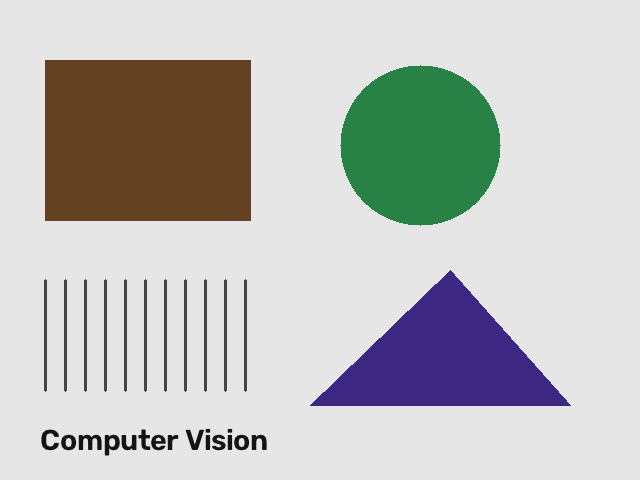
#> input picture data/task5.png, 640 x 480 px, found by its file name
$ python task5.py
#> lines starting #> are read from the running program, lines starting #| are printed output that depends on the picture; after the words box and inside, x2 and y2 are one past the last pixel; in counts of white or black regions, pixels touching at a corner belong together
"""Task 5 (10–20 min): Shi–Tomasi corners.
Why is a corner easier to locate again than a flat patch or a straight edge?
"""
import cv2


def open_image(image_path):
    image = cv2.imread(image_path)
    if image is None:
        raise FileNotFoundError(f"Could not open {image_path}. Run from the repository root.")
    return image


def find_corners(gray_image):
    return cv2.goodFeaturesToTrack(gray_image, maxCorners=100, qualityLevel=0.01, minDistance=10)


def draw_corners(image, corners):
    result = image.copy()
    if corners is None:
        return result
    # OpenCV returns shape (N, 1, 2). This loop supplies integer (x, y).
    for point in corners:
        x, y = map(int, point.ravel())
        cv2.circle(result, (x, y), 4, (0, 255, 0), -1)
    return result


def show_image(name, image):
    # Window setup is supplied so large images fit on the screen.
    cv2.namedWindow(name, cv2.WINDOW_NORMAL)
    height, width = image.shape[:2]
    scale = min(900 / width, 600 / height, 1.0)
    cv2.resizeWindow(name, int(width * scale), int(height * scale))
    cv2.imshow(name, image)


def main():
    image = open_image("data/task5.png")
#> in open_image, image is the input picture: shape (480, 640, 3); mean B, G, R 189.4, 191.4, 190.4
    gray = cv2.cvtColor(image, cv2.COLOR_BGR2GRAY)
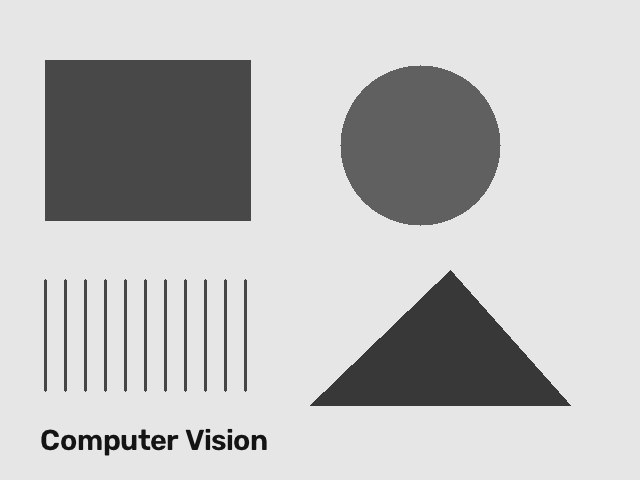
#> gray: shape (480, 640); min 20, max 230, mean 190.8
    corners = find_corners(gray)
#> corners = 100 rows, first 8: [164, 446], [156, 440], [224, 438], [186, 430], [57, 435], [139, 436], [212, 446], [110, 450]
    result = draw_corners(image, corners)
#> the loop in draw_corners, `for point in corners:` made 100 passes
#> (x, y) on passes 1 to 12: (164, 446), (156, 440), (224, 438), (186, 430), (57, 435), (139, 436), (212, 446), (110, 450), (149, 448), (177, 435), (231, 449), (82, 449)
#> after the loop in draw_corners, `for point in corners:`:
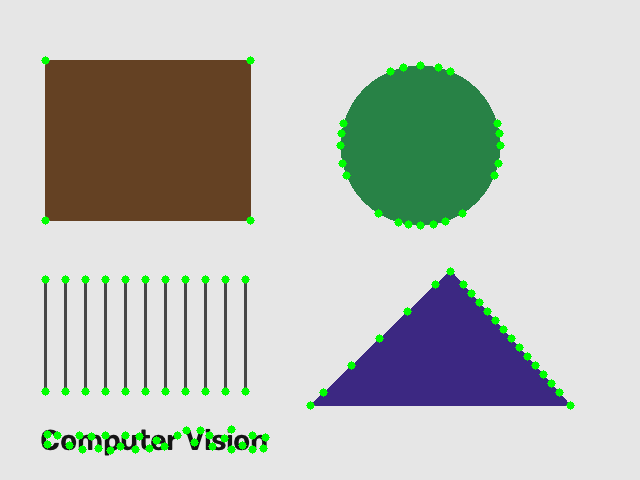
#> result: shape (480, 640, 3); 1.6% of pixels changed, all inside (x1, y1, x2, y2) = (41, 56, 575, 455)
    show_image("Task 5 - corners", result)
    cv2.waitKey(0)
    cv2.destroyAllWindows()


if __name__ == "__main__":
    main()

$ run again, with data/task1.png copied over data/task5.png
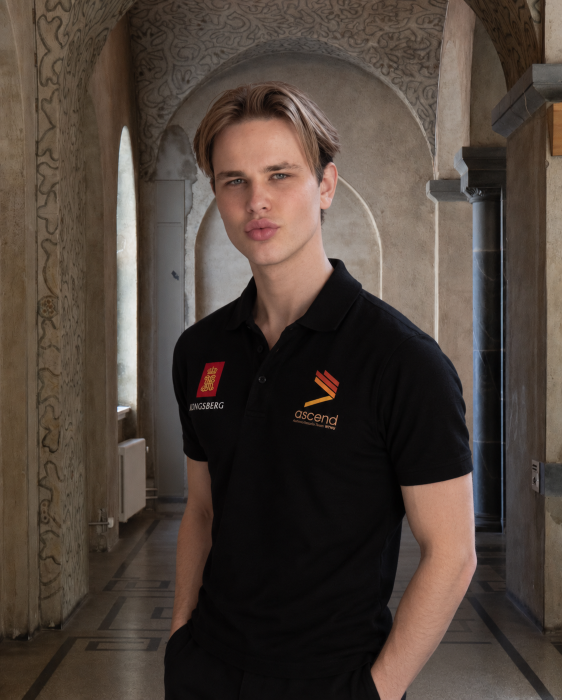
#> input picture data/task1.png, 1124 x 1399 px, found by its file name (shown at 1/2 size)
#> in open_image, image is the input picture: shape (1399, 1124, 3); mean B, G, R 57.8, 65.9, 77.9
#> in main, `gray = cv2.cvtColor(image, cv2.COLOR_BGR2GRAY)`:
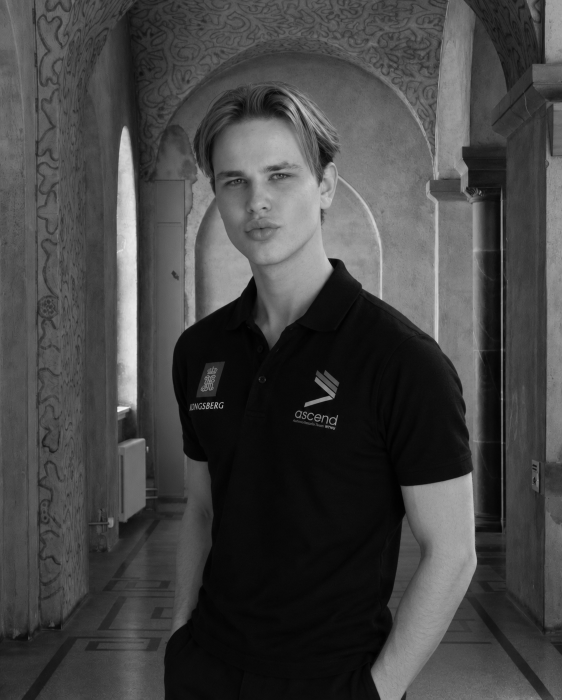
#> gray: shape (1399, 1124) (shown at 1/2 size); min 0, max 246, mean 68.5
#> corners = 100 rows, first 8: [423, 814], [434, 816], [445, 810], [670, 850], [408, 808], [664, 797], [656, 516], [478, 361]
#> the loop in draw_corners, `for point in corners:` made 100 passes
#> after the loop in draw_corners, `for point in corners:`:
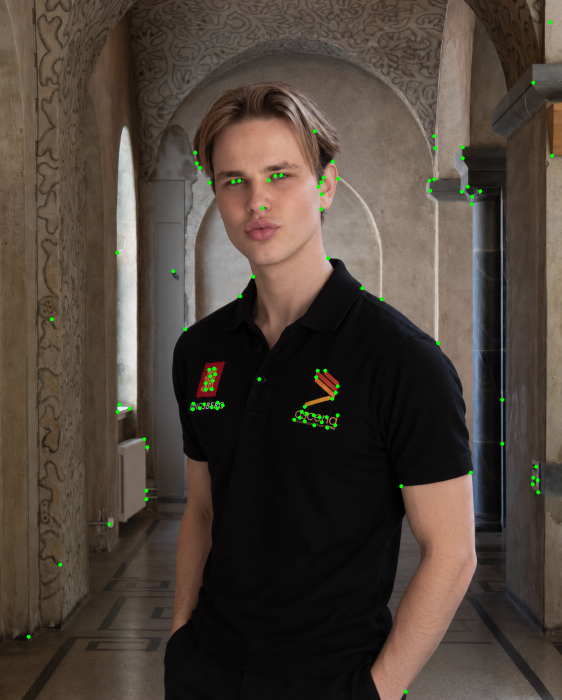
#> result: shape (1399, 1124, 3) (shown at 1/2 size); 0.31% of pixels changed, all inside (x1, y1, x2, y2) = (53, 40, 1109, 1388)
